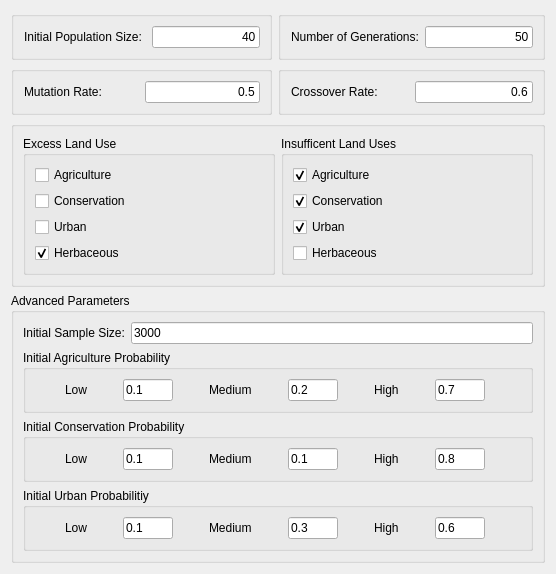
     <widget class="QWidget" name="tab_3">
      <attribute name="title">
       <string>3. Genetic Algorithm</string>
      </attribute>
      <layout class="QGridLayout" name="gridLayout_2">
       <item row="0" column="0">
        <widget class="QGroupBox" name="groupBox_12">
         <property name="sizePolicy">
          <sizepolicy hsizetype="Expanding" vsizetype="Expanding">
           <horstretch>0</horstretch>
           <verstretch>0</verstretch>
          </sizepolicy>
         </property>
         <property name="title">
          <string/>
         </property>
         <layout class="QHBoxLayout" name="horizontalLayout_6">
          <item>
           <widget class="QLabel" name="label_29">
            <property name="sizePolicy">
             <sizepolicy hsizetype="Expanding" vsizetype="Fixed">
              <horstretch>0</horstretch>
              <verstretch>0</verstretch>
             </sizepolicy>
            </property>
            <property name="minimumSize">
             <size>
              <width>0</width>
              <height>20</height>
             </size>
            </property>
            <property name="toolTip">
             <string>&lt;html&gt;&lt;head/&gt;&lt;body&gt;&lt;p&gt;Number of individuals entering into GA analysis.&lt;/p&gt;&lt;/body&gt;&lt;/html&gt;</string>
            </property>
            <property name="text">
             <string>Initial Population Size: </string>
            </property>
            <property name="margin">
             <number>0</number>
            </property>
            <property name="indent">
             <number>1</number>
            </property>
           </widget>
          </item>
          <item>
           <widget class="QLineEdit" name="le_init_pop">
            <property name="sizePolicy">
             <sizepolicy hsizetype="Expanding" vsizetype="Fixed">
              <horstretch>0</horstretch>
              <verstretch>0</verstretch>
             </sizepolicy>
            </property>
            <property name="minimumSize">
             <size>
              <width>0</width>
              <height>0</height>
             </size>
            </property>
            <property name="toolTip">
             <string/>
            </property>
            <property name="text">
             <string>40</string>
            </property>
            <property name="alignment">
             <set>Qt::AlignRight|Qt::AlignTrailing|Qt::AlignVCenter</set>
            </property>
           </widget>
          </item>
         </layout>
        </widget>
       </item>
       <item row="0" column="1">
        <widget class="QGroupBox" name="groupBox_15">
         <property name="sizePolicy">
          <sizepolicy hsizetype="Expanding" vsizetype="Expanding">
           <horstretch>0</horstretch>
           <verstretch>0</verstretch>
          </sizepolicy>
         </property>
         <property name="minimumSize">
          <size>
           <width>0</width>
           <height>0</height>
          </size>
         </property>
         <property name="title">
          <string/>
         </property>
         <layout class="QHBoxLayout" name="horizontalLayout_10">
          <item>
           <widget class="QLabel" name="label_8">
            <property name="sizePolicy">
             <sizepolicy hsizetype="Expanding" vsizetype="Fixed">
              <horstretch>0</horstretch>
              <verstretch>0</verstretch>
             </sizepolicy>
            </property>
            <property name="minimumSize">
             <size>
              <width>0</width>
              <height>20</height>
             </size>
            </property>
            <property name="toolTip">
             <string>&lt;html&gt;&lt;head/&gt;&lt;body&gt;&lt;p&gt;How many evolutions of offspring will come from the initial populaiton.&lt;/p&gt;&lt;/body&gt;&lt;/html&gt;</string>
            </property>
            <property name="text">
             <string>Number of Generations:</string>
            </property>
            <property name="indent">
             <number>1</number>
            </property>
           </widget>
          </item>
          <item>
           <widget class="QLineEdit" name="le_gen">
            <property name="sizePolicy">
             <sizepolicy hsizetype="Expanding" vsizetype="Fixed">
              <horstretch>0</horstretch>
              <verstretch>0</verstretch>
             </sizepolicy>
            </property>
            <property name="text">
             <string>50</string>
            </property>
            <property name="alignment">
             <set>Qt::AlignRight|Qt::AlignTrailing|Qt::AlignVCenter</set>
            </property>
           </widget>
          </item>
         </layout>
        </widget>
       </item>
       <item row="1" column="0">
        <widget class="QGroupBox" name="groupBox_14">
         <property name="sizePolicy">
          <sizepolicy hsizetype="Expanding" vsizetype="Expanding">
           <horstretch>0</horstretch>
           <verstretch>0</verstretch>
          </sizepolicy>
         </property>
         <property name="minimumSize">
          <size>
           <width>0</width>
           <height>0</height>
          </size>
         </property>
         <property name="title">
          <string/>
         </property>
         <property name="alignment">
          <set>Qt::AlignLeading|Qt::AlignLeft|Qt::AlignVCenter</set>
         </property>
         <layout class="QHBoxLayout" name="horizontalLayout_11">
          <item>
           <widget class="QLabel" name="label_19">
            <property name="enabled">
             <bool>true</bool>
            </property>
            <property name="sizePolicy">
             <sizepolicy hsizetype="Expanding" vsizetype="Fixed">
              <horstretch>0</horstretch>
              <verstretch>0</verstretch>
             </sizepolicy>
            </property>
            <property name="minimumSize">
             <size>
              <width>0</width>
              <height>20</height>
             </size>
            </property>
            <property name="toolTip">
             <string>&lt;html&gt;&lt;head/&gt;&lt;body&gt;&lt;p&gt;Likelihood that mutaiton will happen with a child's genes.&lt;/p&gt;&lt;/body&gt;&lt;/html&gt;</string>
            </property>
            <property name="text">
             <string>Mutation Rate:</string>
            </property>
            <property name="textFormat">
             <enum>Qt::AutoText</enum>
            </property>
            <property name="alignment">
             <set>Qt::AlignLeading|Qt::AlignLeft|Qt::AlignVCenter</set>
            </property>
            <property name="indent">
             <number>1</number>
            </property>
           </widget>
          </item>
          <item>
           <widget class="QLineEdit" name="le_mutpb">
            <property name="sizePolicy">
             <sizepolicy hsizetype="Expanding" vsizetype="Fixed">
              <horstretch>0</horstretch>
              <verstretch>0</verstretch>
             </sizepolicy>
            </property>
            <property name="text">
             <string>0.5</string>
            </property>
            <property name="alignment">
             <set>Qt::AlignRight|Qt::AlignTrailing|Qt::AlignVCenter</set>
            </property>
           </widget>
          </item>
         </layout>
        </widget>
       </item>
       <item row="1" column="1">
        <widget class="QGroupBox" name="groupBox_13">
         <property name="sizePolicy">
          <sizepolicy hsizetype="Expanding" vsizetype="Expanding">
           <horstretch>0</horstretch>
           <verstretch>0</verstretch>
          </sizepolicy>
         </property>
         <property name="minimumSize">
          <size>
           <width>0</width>
           <height>0</height>
          </size>
         </property>
         <property name="title">
          <string/>
         </property>
         <layout class="QHBoxLayout" name="horizontalLayout">
          <item>
           <widget class="QLabel" name="label_7">
            <property name="sizePolicy">
             <sizepolicy hsizetype="Expanding" vsizetype="Fixed">
              <horstretch>0</horstretch>
              <verstretch>0</verstretch>
             </sizepolicy>
            </property>
            <property name="minimumSize">
             <size>
              <width>0</width>
              <height>20</height>
             </size>
            </property>
            <property name="toolTip">
             <string>&lt;html&gt;&lt;head/&gt;&lt;body&gt;&lt;p&gt;Likelihood that crossover will happen between two parents.&lt;/p&gt;&lt;/body&gt;&lt;/html&gt;</string>
            </property>
            <property name="lineWidth">
             <number>1</number>
            </property>
            <property name="text">
             <string>Crossover Rate:</string>
            </property>
            <property name="alignment">
             <set>Qt::AlignLeading|Qt::AlignLeft|Qt::AlignVCenter</set>
            </property>
            <property name="indent">
             <number>1</number>
            </property>
           </widget>
          </item>
          <item>
           <widget class="QLineEdit" name="le_cxpb">
            <property name="sizePolicy">
             <sizepolicy hsizetype="Expanding" vsizetype="Fixed">
              <horstretch>0</horstretch>
              <verstretch>0</verstretch>
             </sizepolicy>
            </property>
            <property name="minimumSize">
             <size>
              <width>0</width>
              <height>0</height>
             </size>
            </property>
            <property name="toolTip">
             <string/>
            </property>
            <property name="text">
             <string>0.6</string>
            </property>
            <property name="alignment">
             <set>Qt::AlignRight|Qt::AlignTrailing|Qt::AlignVCenter</set>
            </property>
            <property name="clearButtonEnabled">
             <bool>false</bool>
            </property>
           </widget>
          </item>
         </layout>
        </widget>
       </item>
       <item row="2" column="0" colspan="2">
        <widget class="QGroupBox" name="groupBox_16">
         <property name="sizePolicy">
          <sizepolicy hsizetype="Preferred" vsizetype="Expanding">
           <horstretch>0</horstretch>
           <verstretch>0</verstretch>
          </sizepolicy>
         </property>
         <property name="title">
          <string/>
         </property>
         <layout class="QHBoxLayout" name="horizontalLayout_13">
          <item>
           <widget class="QGroupBox" name="groupBox_9">
            <property name="sizePolicy">
             <sizepolicy hsizetype="Expanding" vsizetype="Expanding">
              <horstretch>0</horstretch>
              <verstretch>0</verstretch>
             </sizepolicy>
            </property>
            <property name="toolTip">
             <string>&lt;html&gt;&lt;head/&gt;&lt;body&gt;&lt;p&gt;Land use constraint on the GA scenario.&lt;/p&gt;&lt;/body&gt;&lt;/html&gt;</string>
            </property>
            <property name="title">
             <string>Excess Land Use</string>
            </property>
            <layout class="QVBoxLayout" name="verticalLayout_5">
             <item>
              <widget class="QCheckBox" name="check_ag_ex">
               <property name="text">
                <string>Agriculture</string>
               </property>
              </widget>
             </item>
             <item>
              <widget class="QCheckBox" name="check_con_ex">
               <property name="text">
                <string>Conservation</string>
               </property>
              </widget>
             </item>
             <item>
              <widget class="QCheckBox" name="check_urb_ex">
               <property name="text">
                <string>Urban</string>
               </property>
              </widget>
             </item>
             <item>
              <widget class="QCheckBox" name="check_herb_ex">
               <property name="text">
                <string>Herbaceous</string>
               </property>
               <property name="checked">
                <bool>true</bool>
               </property>
              </widget>
             </item>
            </layout>
           </widget>
          </item>
          <item>
           <widget class="QGroupBox" name="groupBox_8">
            <property name="sizePolicy">
             <sizepolicy hsizetype="Expanding" vsizetype="Expanding">
              <horstretch>0</horstretch>
              <verstretch>0</verstretch>
             </sizepolicy>
            </property>
            <property name="toolTip">
             <string>&lt;html&gt;&lt;head/&gt;&lt;body&gt;&lt;p&gt;Land use constraint on the GA scenario.&lt;/p&gt;&lt;/body&gt;&lt;/html&gt;</string>
            </property>
            <property name="title">
             <string>Insufficent Land Uses</string>
            </property>
            <layout class="QVBoxLayout" name="verticalLayout_8">
             <item>
              <widget class="QCheckBox" name="check_ag_insuf">
               <property name="text">
                <string>Agriculture</string>
               </property>
               <property name="checked">
                <bool>true</bool>
               </property>
              </widget>
             </item>
             <item>
              <widget class="QCheckBox" name="check_con_insuf">
               <property name="text">
                <string>Conservation</string>
               </property>
               <property name="checked">
                <bool>true</bool>
               </property>
              </widget>
             </item>
             <item>
              <widget class="QCheckBox" name="check_urb_insuf">
               <property name="text">
                <string>Urban</string>
               </property>
               <property name="checked">
                <bool>true</bool>
               </property>
              </widget>
             </item>
             <item>
              <widget class="QCheckBox" name="check_herb_insuf">
               <property name="text">
                <string>Herbaceous</string>
               </property>
              </widget>
             </item>
            </layout>
           </widget>
          </item>
         </layout>
        </widget>
       </item>
       <item row="3" column="0" colspan="2">
        <widget class="QgsCollapsibleGroupBox" name="mGroupBox">
         <property name="sizePolicy">
          <sizepolicy hsizetype="Expanding" vsizetype="Expanding">
           <horstretch>0</horstretch>
           <verstretch>0</verstretch>
          </sizepolicy>
         </property>
         <property name="title">
          <string>Advanced Parameters</string>
         </property>
         <property name="collapsed">
          <bool>false</bool>
         </property>
         <property name="saveCollapsedState">
          <bool>true</bool>
         </property>
         <layout class="QGridLayout" name="gridLayout_3">
          <item row="0" column="0">
           <widget class="QLabel" name="label_20">
            <property name="sizePolicy">
             <sizepolicy hsizetype="Fixed" vsizetype="Fixed">
              <horstretch>0</horstretch>
              <verstretch>0</verstretch>
             </sizepolicy>
            </property>
            <property name="toolTip">
             <string>&lt;html&gt;&lt;head/&gt;&lt;body&gt;&lt;p&gt;Sample of total population evaluated&lt;/p&gt;&lt;/body&gt;&lt;/html&gt;</string>
            </property>
            <property name="text">
             <string>Initial Sample Size:</string>
            </property>
           </widget>
          </item>
          <item row="0" column="1">
           <widget class="QLineEdit" name="le_init_sample">
            <property name="sizePolicy">
             <sizepolicy hsizetype="MinimumExpanding" vsizetype="Fixed">
              <horstretch>0</horstretch>
              <verstretch>0</verstretch>
             </sizepolicy>
            </property>
            <property name="text">
             <string>3000</string>
            </property>
           </widget>
          </item>
          <item row="1" column="0" colspan="2">
           <widget class="QGroupBox" name="groupBox">
            <property name="sizePolicy">
             <sizepolicy hsizetype="Expanding" vsizetype="Expanding">
              <horstretch>0</horstretch>
              <verstretch>0</verstretch>
             </sizepolicy>
            </property>
            <property name="toolTip">
             <string>&lt;html&gt;&lt;head/&gt;&lt;body&gt;&lt;p&gt;Probability for sampling agricultural land uses.&lt;/p&gt;&lt;/body&gt;&lt;/html&gt;</string>
            </property>
            <property name="title">
             <string>Initial Agriculture Probability</string>
            </property>
            <layout class="QHBoxLayout" name="horizontalLayout_7">
             <item>
              <widget class="QLabel" name="label_3">
               <property name="sizePolicy">
                <sizepolicy hsizetype="Fixed" vsizetype="Fixed">
                 <horstretch>0</horstretch>
                 <verstretch>0</verstretch>
                </sizepolicy>
               </property>
               <property name="text">
                <string>Low</string>
               </property>
              </widget>
             </item>
             <item>
              <widget class="QLineEdit" name="le_ag_low">
               <property name="sizePolicy">
                <sizepolicy hsizetype="Fixed" vsizetype="Fixed">
                 <horstretch>0</horstretch>
                 <verstretch>0</verstretch>
                </sizepolicy>
               </property>
               <property name="maximumSize">
                <size>
                 <width>50</width>
                 <height>16777215</height>
                </size>
               </property>
               <property name="text">
                <string>0.1</string>
               </property>
              </widget>
             </item>
             <item>
              <widget class="QLabel" name="label_12">
               <property name="sizePolicy">
                <sizepolicy hsizetype="Fixed" vsizetype="Fixed">
                 <horstretch>0</horstretch>
                 <verstretch>0</verstretch>
                </sizepolicy>
               </property>
               <property name="text">
                <string>Medium</string>
               </property>
              </widget>
             </item>
             <item>
              <widget class="QLineEdit" name="le_ag_med">
               <property name="maximumSize">
                <size>
                 <width>50</width>
                 <height>16777215</height>
                </size>
               </property>
               <property name="text">
                <string>0.2</string>
               </property>
              </widget>
             </item>
             <item>
              <widget class="QLabel" name="label_14">
               <property name="sizePolicy">
                <sizepolicy hsizetype="Fixed" vsizetype="Fixed">
                 <horstretch>0</horstretch>
                 <verstretch>0</verstretch>
                </sizepolicy>
               </property>
               <property name="text">
                <string>High</string>
               </property>
              </widget>
             </item>
             <item>
              <widget class="QLineEdit" name="le_ag_high">
               <property name="maximumSize">
                <size>
                 <width>50</width>
                 <height>16777215</height>
                </size>
               </property>
               <property name="text">
                <string>0.7</string>
               </property>
              </widget>
             </item>
            </layout>
           </widget>
          </item>
          <item row="2" column="0" colspan="2">
           <widget class="QGroupBox" name="groupBox_2">
            <property name="sizePolicy">
             <sizepolicy hsizetype="Preferred" vsizetype="Expanding">
              <horstretch>0</horstretch>
              <verstretch>0</verstretch>
             </sizepolicy>
            </property>
            <property name="toolTip">
             <string>&lt;html&gt;&lt;head/&gt;&lt;body&gt;&lt;p&gt;Probability for sampling agricultural land uses.&lt;/p&gt;&lt;/body&gt;&lt;/html&gt;</string>
            </property>
            <property name="title">
             <string>Initial Conservation Probability</string>
            </property>
            <layout class="QHBoxLayout" name="horizontalLayout_8">
             <item>
              <widget class="QLabel" name="label_4">
               <property name="sizePolicy">
                <sizepolicy hsizetype="Fixed" vsizetype="Fixed">
                 <horstretch>0</horstretch>
                 <verstretch>0</verstretch>
                </sizepolicy>
               </property>
               <property name="text">
                <string>Low</string>
               </property>
              </widget>
             </item>
             <item>
              <widget class="QLineEdit" name="le_con_low">
               <property name="maximumSize">
                <size>
                 <width>50</width>
                 <height>16777215</height>
                </size>
               </property>
               <property name="text">
                <string>0.1</string>
               </property>
              </widget>
             </item>
             <item>
              <widget class="QLabel" name="label_13">
               <property name="sizePolicy">
                <sizepolicy hsizetype="Fixed" vsizetype="Fixed">
                 <horstretch>0</horstretch>
                 <verstretch>0</verstretch>
                </sizepolicy>
               </property>
               <property name="text">
                <string>Medium</string>
               </property>
              </widget>
             </item>
             <item>
              <widget class="QLineEdit" name="le_con_med">
               <property name="maximumSize">
                <size>
                 <width>50</width>
                 <height>16777215</height>
                </size>
               </property>
               <property name="text">
                <string>0.1</string>
               </property>
              </widget>
             </item>
             <item>
              <widget class="QLabel" name="label_15">
               <property name="sizePolicy">
                <sizepolicy hsizetype="Fixed" vsizetype="Fixed">
                 <horstretch>0</horstretch>
                 <verstretch>0</verstretch>
                </sizepolicy>
               </property>
               <property name="text">
                <string>High</string>
               </property>
              </widget>
             </item>
             <item>
              <widget class="QLineEdit" name="le_con_high">
               <property name="maximumSize">
                <size>
                 <width>50</width>
                 <height>16777215</height>
                </size>
               </property>
               <property name="text">
                <string>0.8</string>
               </property>
              </widget>
             </item>
            </layout>
           </widget>
          </item>
          <item row="3" column="0" colspan="2">
           <widget class="QGroupBox" name="groupBox_3">
            <property name="sizePolicy">
             <sizepolicy hsizetype="Preferred" vsizetype="Expanding">
              <horstretch>0</horstretch>
              <verstretch>0</verstretch>
             </sizepolicy>
            </property>
            <property name="toolTip">
             <string>&lt;html&gt;&lt;head/&gt;&lt;body&gt;&lt;p&gt;Probability for sampling agricultural land uses.&lt;/p&gt;&lt;/body&gt;&lt;/html&gt;</string>
            </property>
            <property name="title">
             <string>Initial Urban Probabilitiy</string>
            </property>
            <layout class="QHBoxLayout" name="horizontalLayout_9">
             <item>
              <widget class="QLabel" name="label_17">
               <property name="sizePolicy">
                <sizepolicy hsizetype="Fixed" vsizetype="Fixed">
                 <horstretch>0</horstretch>
                 <verstretch>0</verstretch>
                </sizepolicy>
               </property>
               <property name="text">
                <string>Low</string>
               </property>
              </widget>
             </item>
             <item>
              <widget class="QLineEdit" name="le_urb_low">
               <property name="maximumSize">
                <size>
                 <width>50</width>
                 <height>16777215</height>
                </size>
               </property>
               <property name="text">
                <string>0.1</string>
               </property>
              </widget>
             </item>
             <item>
              <widget class="QLabel" name="label_16">
               <property name="sizePolicy">
                <sizepolicy hsizetype="Fixed" vsizetype="Fixed">
                 <horstretch>0</horstretch>
                 <verstretch>0</verstretch>
                </sizepolicy>
               </property>
               <property name="text">
                <string>Medium</string>
               </property>
              </widget>
             </item>
             <item>
              <widget class="QLineEdit" name="le_urb_med">
               <property name="maximumSize">
                <size>
                 <width>50</width>
                 <height>16777215</height>
                </size>
               </property>
               <property name="text">
                <string>0.3</string>
               </property>
              </widget>
             </item>
             <item>
              <widget class="QLabel" name="label_18">
               <property name="sizePolicy">
                <sizepolicy hsizetype="Fixed" vsizetype="Fixed">
                 <horstretch>0</horstretch>
                 <verstretch>0</verstretch>
                </sizepolicy>
               </property>
               <property name="text">
                <string>High</string>
               </property>
              </widget>
             </item>
             <item>
              <widget class="QLineEdit" name="le_urb_high">
               <property name="maximumSize">
                <size>
                 <width>50</width>
                 <height>16777215</height>
                </size>
               </property>
               <property name="text">
                <string>0.6</string>
               </property>
              </widget>
             </item>
            </layout>
           </widget>
          </item>
         </layout>
        </widget>
       </item>
      </layout>
     </widget>
